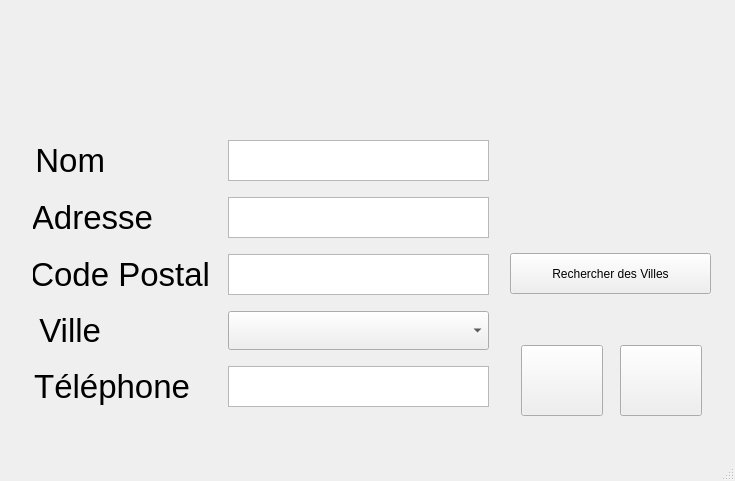
<?xml version="1.0" encoding="UTF-8"?>
<ui version="4.0">
 <class>MainWindow</class>
 <widget class="QMainWindow" name="MainWindow">
  <property name="geometry">
   <rect>
    <x>0</x>
    <y>0</y>
    <width>735</width>
    <height>481</height>
   </rect>
  </property>
  <property name="windowTitle">
   <string>MainWindow</string>
  </property>
  <widget class="QWidget" name="centralwidget">
   <widget class="QWidget" name="widget" native="true">
    <property name="geometry">
     <rect>
      <x>20</x>
      <y>10</y>
      <width>691</width>
      <height>101</height>
     </rect>
    </property>
   </widget>
   <widget class="QWidget" name="">
    <property name="geometry">
     <rect>
      <x>21</x>
      <y>130</y>
      <width>481</width>
      <height>291</height>
     </rect>
    </property>
    <layout class="QGridLayout" name="gridLayout">
     <item row="0" column="1">
      <widget class="QTextEdit" name="textEdit_Nom">
       <property name="maximumSize">
        <size>
         <width>261</width>
         <height>41</height>
        </size>
       </property>
      </widget>
     </item>
     <item row="2" column="0">
      <widget class="QLabel" name="label_CodePostal">
       <property name="maximumSize">
        <size>
         <width>177</width>
         <height>39</height>
        </size>
       </property>
       <property name="font">
        <font>
         <pointsize>25</pointsize>
        </font>
       </property>
       <property name="text">
        <string>Code Postal</string>
       </property>
       <property name="alignment">
        <set>Qt::AlignRight|Qt::AlignTrailing|Qt::AlignVCenter</set>
       </property>
      </widget>
     </item>
     <item row="4" column="0">
      <widget class="QLabel" name="label_Telephone">
       <property name="maximumSize">
        <size>
         <width>157</width>
         <height>39</height>
        </size>
       </property>
       <property name="font">
        <font>
         <pointsize>25</pointsize>
        </font>
       </property>
       <property name="text">
        <string>Téléphone</string>
       </property>
       <property name="alignment">
        <set>Qt::AlignRight|Qt::AlignTrailing|Qt::AlignVCenter</set>
       </property>
      </widget>
     </item>
     <item row="1" column="0">
      <widget class="QLabel" name="label_Adresse">
       <property name="maximumSize">
        <size>
         <width>120</width>
         <height>39</height>
        </size>
       </property>
       <property name="font">
        <font>
         <pointsize>25</pointsize>
        </font>
       </property>
       <property name="text">
        <string>Adresse</string>
       </property>
       <property name="alignment">
        <set>Qt::AlignRight|Qt::AlignTrailing|Qt::AlignVCenter</set>
       </property>
      </widget>
     </item>
     <item row="2" column="1">
      <widget class="QTextEdit" name="textEdit_CodePostal">
       <property name="maximumSize">
        <size>
         <width>261</width>
         <height>41</height>
        </size>
       </property>
      </widget>
     </item>
     <item row="1" column="1">
      <widget class="QTextEdit" name="textEdit_Adresse">
       <property name="maximumSize">
        <size>
         <width>261</width>
         <height>41</height>
        </size>
       </property>
      </widget>
     </item>
     <item row="4" column="1">
      <widget class="QTextEdit" name="textEdit_Telephone">
       <property name="maximumSize">
        <size>
         <width>261</width>
         <height>41</height>
        </size>
       </property>
      </widget>
     </item>
     <item row="3" column="0">
      <widget class="QLabel" name="label_Ville">
       <property name="maximumSize">
        <size>
         <width>68</width>
         <height>39</height>
        </size>
       </property>
       <property name="font">
        <font>
         <pointsize>25</pointsize>
        </font>
       </property>
       <property name="text">
        <string>Ville</string>
       </property>
       <property name="alignment">
        <set>Qt::AlignRight|Qt::AlignTrailing|Qt::AlignVCenter</set>
       </property>
      </widget>
     </item>
     <item row="0" column="0">
      <widget class="QLabel" name="label_Nom">
       <property name="maximumSize">
        <size>
         <width>72</width>
         <height>39</height>
        </size>
       </property>
       <property name="font">
        <font>
         <pointsize>25</pointsize>
        </font>
       </property>
       <property name="layoutDirection">
        <enum>Qt::LeftToRight</enum>
       </property>
       <property name="text">
        <string>Nom</string>
       </property>
       <property name="alignment">
        <set>Qt::AlignRight|Qt::AlignTrailing|Qt::AlignVCenter</set>
       </property>
      </widget>
     </item>
     <item row="3" column="1">
      <widget class="QComboBox" name="comboBox_Ville">
       <property name="maximumSize">
        <size>
         <width>261</width>
         <height>41</height>
        </size>
       </property>
      </widget>
     </item>
    </layout>
   </widget>
   <widget class="QWidget" name="">
    <property name="geometry">
     <rect>
      <x>510</x>
      <y>253</y>
      <width>203</width>
      <height>163</height>
     </rect>
    </property>
    <layout class="QVBoxLayout" name="verticalLayout">
     <item>
      <widget class="QPushButton" name="button_RechercheVille">
       <property name="minimumSize">
        <size>
         <width>201</width>
         <height>41</height>
        </size>
       </property>
       <property name="maximumSize">
        <size>
         <width>201</width>
         <height>41</height>
        </size>
       </property>
       <property name="text">
        <string>Rechercher des Villes</string>
       </property>
      </widget>
     </item>
     <item>
      <spacer name="verticalSpacer">
       <property name="orientation">
        <enum>Qt::Vertical</enum>
       </property>
       <property name="sizeHint" stdset="0">
        <size>
         <width>18</width>
         <height>35</height>
        </size>
       </property>
      </spacer>
     </item>
     <item>
      <layout class="QHBoxLayout" name="horizontalLayout">
       <item>
        <widget class="QPushButton" name="button_ListeSouhaits">
         <property name="minimumSize">
          <size>
           <width>81</width>
           <height>71</height>
          </size>
         </property>
         <property name="maximumSize">
          <size>
           <width>82</width>
           <height>71</height>
          </size>
         </property>
         <property name="text">
          <string/>
         </property>
         <property name="icon">
          <iconset>
           <normaloff>../../../../docs/design/imgs/souhait.svg</normaloff>../../../../docs/design/imgs/souhait.svg</iconset>
         </property>
         <property name="iconSize">
          <size>
           <width>60</width>
           <height>60</height>
          </size>
         </property>
        </widget>
       </item>
       <item>
        <widget class="QPushButton" name="button_ListeBiens">
         <property name="minimumSize">
          <size>
           <width>81</width>
           <height>71</height>
          </size>
         </property>
         <property name="maximumSize">
          <size>
           <width>82</width>
           <height>71</height>
          </size>
         </property>
         <property name="text">
          <string/>
         </property>
         <property name="icon">
          <iconset>
           <normaloff>../../../../docs/design/imgs/bien.svg</normaloff>../../../../docs/design/imgs/bien.svg</iconset>
         </property>
         <property name="iconSize">
          <size>
           <width>60</width>
           <height>60</height>
          </size>
         </property>
        </widget>
       </item>
      </layout>
     </item>
    </layout>
   </widget>
  </widget>
  <widget class="QStatusBar" name="statusbar"/>
 </widget>
 <resources/>
 <connections/>
</ui>
